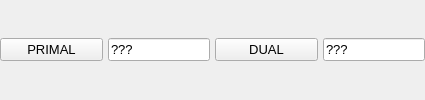
	<widget class="QWidget" name="panelConnectedComponents">
	  <property name="sizePolicy">
	    <sizepolicy hsizetype="Expanding" vsizetype="Fixed">
	      <horstretch>0</horstretch>
	      <verstretch>0</verstretch>
	    </sizepolicy>
	  </property>
	  <property name="visible">
	    <bool>false</bool>
	  </property>

	  <layout class="QGridLayout" name="panelConnectedComponentsGridLayout">
	    <property name="leftMargin">
	      <number>0</number>
	    </property>
	    <property name="topMargin">
	      <number>0</number>
	    </property>
	    <property name="rightMargin">
	      <number>0</number>
	    </property>
	    <property name="bottomMargin">
	      <number>0</number>
	    </property>
	    <property name="spacing">
	      <number>5</number>
	    </property>

	    <!-- TO FILL UP -->

	    <item row="0" column="0">
	      <widget class="QPushButton" name="pushButtonCCPrimal">
		<property name="sizePolicy">
		  <sizepolicy hsizetype="Expanding" vsizetype="Fixed">
		    <horstretch>1</horstretch>
		    <verstretch>0</verstretch>
		  </sizepolicy>
		</property>
		<property name="text">
		  <string>PRIMAL</string>
		</property>
		<property name="font">
		  <font>
		    <pointsize>10</pointsize>
		  </font>
		</property>
	      </widget>
	    </item>

	    <item row="0" column="1">
	      <widget class="QLineEdit" name="editCCPrimal">
		<property name="sizePolicy">
		  <sizepolicy hsizetype="Expanding" vsizetype="Fixed">
		    <horstretch>1</horstretch>
		    <verstretch>0</verstretch>
		  </sizepolicy>
		</property>
		<property name="text">
		  <string>???</string>
		</property>
		<property name="readOnly">
		  <bool>true</bool>
		</property>
		<property name="font">
		  <font>
		    <pointsize>10</pointsize>
		  </font>
		</property>
	      </widget>
	    </item>

	    <item row="0" column="2">
	      <widget class="QPushButton" name="pushButtonCCDual">
		<property name="sizePolicy">
		  <sizepolicy hsizetype="Expanding" vsizetype="Fixed">
		    <horstretch>1</horstretch>
		    <verstretch>0</verstretch>
		  </sizepolicy>
		</property>
		<property name="text">
		  <string>DUAL</string>
		</property>
		<property name="font">
		  <font>
		    <pointsize>10</pointsize>
		  </font>
		</property>
	      </widget>
	    </item>

	    <item row="0" column="3">
	      <widget class="QLineEdit" name="editCCDual">
		<property name="sizePolicy">
		  <sizepolicy hsizetype="Expanding" vsizetype="Fixed">
		    <horstretch>1</horstretch>
		    <verstretch>0</verstretch>
		  </sizepolicy>
		</property>
		<property name="text">
		  <string>???</string>
		</property>
		<property name="readOnly">
		  <bool>true</bool>
		</property>
		<property name="font">
		  <font>
		    <pointsize>10</pointsize>
		  </font>
		</property>
	      </widget>
	    </item>

	  </layout>
	</widget>
